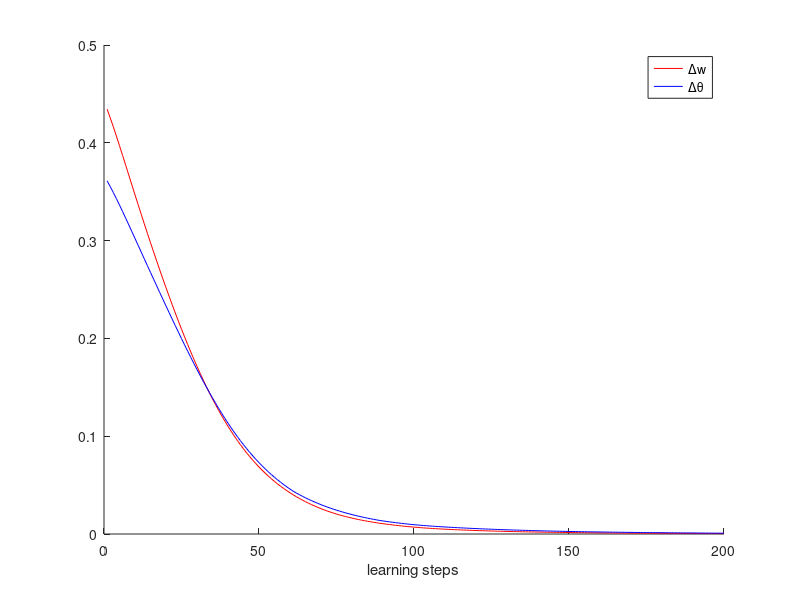

This chart was generated by the following MATLAB code:
clear
clc
clf

N = 10; % number of neurons
K = 200; % learning steps
T = 500; % number of training states
theta = rand(1,N);
w = rand(N,N);
w(1:N+1:N*N) = 0;

training_dataset = randi([0 1], N,T); % NxT
learning_rate = 0.04;

% calculating clamped statistics
% <s_i>_c
clamped_state_expectations = sum(training_dataset, 2)'/T; % 1xN
% <s_is_j>_c
clamped_state_coupling_expectations = training_dataset * training_dataset' / T; % NxN

% array to hold convergence data
delta_ws = zeros(1,K);
delta_thetas = zeros(1,K);
for learning_step = 1:K
    E = (-0.5*(sum(w*training_dataset)+theta*training_dataset));
    Z = sum(exp(-E));
    p_s = exp(-E)/Z; 
    % calculating free statistics
    % <s_i>
    free_state_expectations = p_s * training_dataset'; % 1xN
    % <s_is_j>
    free_state_coupling_expectations = (training_dataset .* repmat(p_s, N, 1)) * training_dataset';
    % delta_w = <s_is_j>_c - <s_is_j>
    delta_w = clamped_state_coupling_expectations - free_state_coupling_expectations;
    % set diagonal of delta_w to 0
    delta_w(1:N+1:N*N) = 0;
    
    % delta_theta = <s_i>_c - <s_i>
    delta_theta = clamped_state_expectations - free_state_expectations;
    
    % apply learning
    w = w + learning_rate * delta_w;
    theta = theta + learning_rate * delta_theta;
    
    % store delta values to show convergence
    delta_ws(learning_step) = mean(mean(abs(delta_w)));
    delta_thetas(learning_step) = mean(abs(delta_theta));
end

% hodor
hold on
plot(delta_ws, 'r')
plot(delta_thetas, 'b')
hold off
xlabel('learning steps')
legend('\Delta{w}', '\Delta\theta')